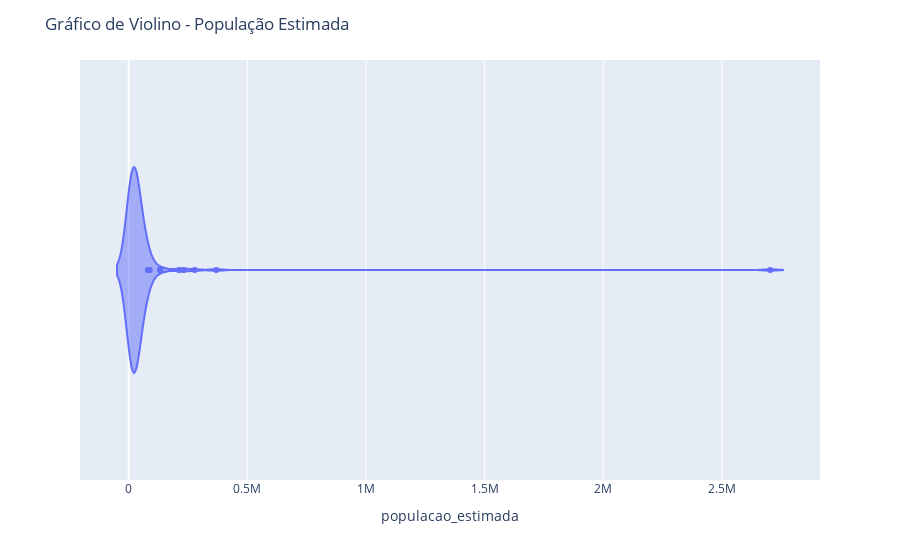

Notebook source saved alongside this figure:
### Code cell
# Criar o gráfico de violino
fig = px.violin(df, x='populacao_estimada', orientation='h')

# Definir o título do gráfico
fig.update_layout(title_text='Gráfico de Violino - População Estimada')

# Exibir o gráfico
fig.show()

### Figure 1 — Plotly figure (JSON) as saved in the notebook; plotly's stock layout.template omitted (floating-point values rounded to 4 significant figures; data arrays with more than 128 entries replaced by an {"elided": "..."} marker saying what was removed)
{"data": [{"alignmentgroup": "True", "box": {"visible": false}, "hovertemplate": "populacao_estimada=%{x}<extra></extra>", "legendgroup": "", "marker": {"color": "#636efa"}, "name": "", "offsetgroup": "", "orientation": "h", "scalegroup": "True", "showlegend": false, "type": "violin", "x": {"elided": "182 int values"}, "x0": " ", "xaxis": "x", "y0": " ", "yaxis": "y"}], "layout": {"legend": {"tracegroupgap": 0}, "margin": {"t": 60}, "title": {"text": "Gráfico de Violino - População Estimada"}, "violinmode": "group", "xaxis": {"anchor": "y", "domain": [0, 1], "title": {"text": "populacao_estimada"}}, "yaxis": {"anchor": "x", "domain": [0, 1]}}}
